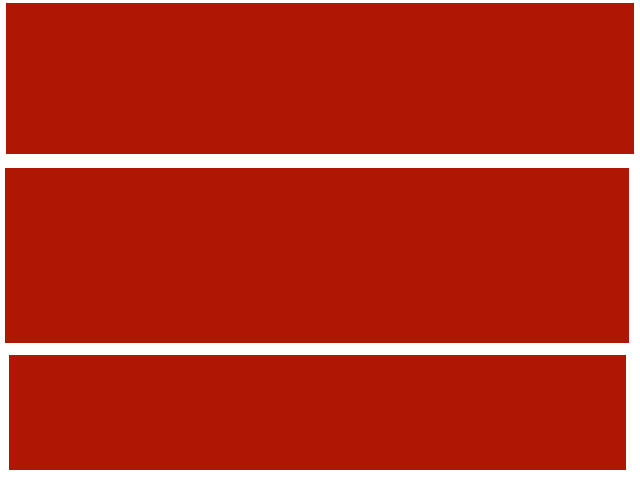
#> input picture Blob/red.png, 640 x 480 px
$ python t.py   (Python 2 division)
#> lines starting #> are read from the running program, lines starting #| are printed output that depends on the picture; after the words box and inside, x2 and y2 are one past the last pixel; in counts of white or black regions, pixels touching at a corner belong together
import numpy as np
import cv2
import time

def getBotColorUsingHSV(img, minPixel, minPixelW):

    thrMinGreen = np.array([32,38,26])
    thrMaxGreen = np.array([76,255,255])
    thrMinRed1 = np.array([0,179,26])
    thrMaxRed1 = np.array([6,255,255])
    thrMinRed2 = np.array([175,179,26])
    thrMaxRed2 = np.array([180,255,255])
    thrMinWhite = np.array([0,0,200])
    thrMaxWhite = np.array([180,255,255])

    yuv = cv2.cvtColor(img, cv2.COLOR_BGR2HSV)

    maskGreen = cv2.inRange(yuv, thrMinGreen, thrMaxGreen)
    maskRed1 = cv2.inRange(yuv, thrMinRed1, thrMaxRed1)
    maskRed2 = cv2.inRange(yuv, thrMinRed2, thrMaxRed2)
    maskWhite = cv2.inRange(yuv, thrMinWhite, thrMaxWhite)

    countGreen = cv2.countNonZero(maskGreen)
    countRed1 = cv2.countNonZero(maskRed1)
    countRed2 = cv2.countNonZero(maskRed2)
    countRed = countRed1 + countRed2
    countWhite = cv2.countNonZero(maskWhite)

    print "Green: " + str(countGreen)
    print "Red: " + str(countRed)
    print "White: " + str(countWhite)

    if countGreen >= minPixel and countRed >= minPixel:
        return "conflict"
    elif countGreen >= minPixel:
        return "green"
    elif countRed >= minPixel:
        return "red"
    elif countWhite >= minPixelW:
        return "white"
    else:
        return "none"

def getGrayscaleImage(img):
    return cv2.cvtColor(img, cv2.COLOR_BGR2GRAY)

def getRedImageUsingHSV(img):
    thrMinRed1 = np.array([0,179,26])
    thrMaxRed1 = np.array([6,255,255])
    thrMinRed2 = np.array([175,179,26])
    thrMaxRed2 = np.array([180,255,255])

    yuv = cv2.cvtColor(img, cv2.COLOR_BGR2HSV)

    maskRed1 = cv2.inRange(yuv, thrMinRed1, thrMaxRed1)
    maskRed2 = cv2.inRange(yuv, thrMinRed2, thrMaxRed2)

    maskRed = maskRed1 + maskRed2
    imgRed = cv2.bitwise_and(img, img, mask = maskRed)

    cv2.imshow('Red', imgRed)
    cv2.waitKey(0)
    cv2.destroyAllWindows()

    return imgRed

def getGreenImageUsingHSV(img):
    thrMinGreen = np.array([32,38,26])
    thrMaxGreen = np.array([76,255,255])

    yuv = cv2.cvtColor(img, cv2.COLOR_BGR2HSV)

    maskGreen = cv2.inRange(yuv, thrMinGreen, thrMaxGreen)
    maskGreen = cv2.erode(maskGreen, None, iterations=2)
    maskGreen = cv2.dilate(maskGreen, None, iterations=2)

    imgGreen = cv2.bitwise_and(img, img, mask = maskGreen)

    cv2.imshow('Green', imgGreen)
    cv2.waitKey(0)
    cv2.destroyAllWindows()

    return imgGreen

# ----- TEST CODE -----

frame = cv2.imread('red.png')
#> frame is the input picture: shape (480, 640, 3); mean B, G, R 30.3, 46.4, 184.3
min_pixel = 25000
min_pixel_w = 25000
color = getBotColorUsingHSV(frame, min_pixel, min_pixel_w)
#> in getBotColorUsingHSV, `yuv = cv2.cvtColor(img, cv2.COLOR_BGR2HSV)`: yuv: shape (480, 640, 3); mean H, S, V 2.7, 222.9, 184.3
#> in getBotColorUsingHSV, `maskGreen = cv2.inRange(yuv, thrMinGreen, thrMaxGreen)`: maskGreen: shape (480, 640); every value is 0
#> in getBotColorUsingHSV, `maskRed1 = cv2.inRange(yuv, thrMinRed1, thrMaxRed1)`:
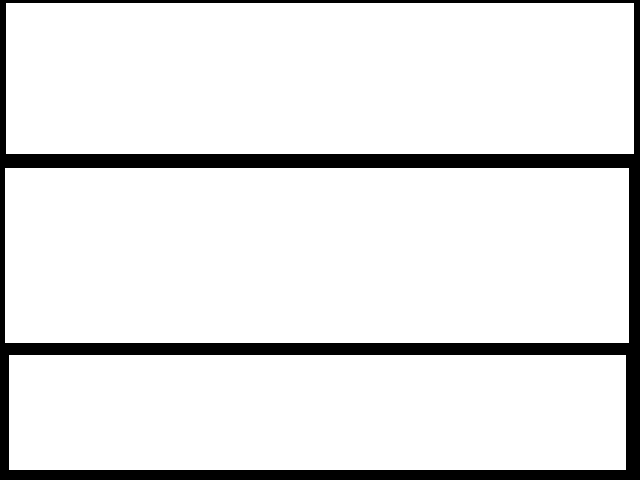
#> maskRed1: shape (480, 640); 89.5% white; 1 black region, box (x1, y1, x2, y2) and area: (0, 0, 640, 480) 32217
#> in getBotColorUsingHSV, `countGreen = cv2.countNonZero(maskGreen)`: countGreen = 0
#> in getBotColorUsingHSV, `countRed1 = cv2.countNonZero(maskRed1)`: countRed1 = 274983
#> in getBotColorUsingHSV, `countRed2 = cv2.countNonZero(maskRed2)`: countRed2 = 0
#> in getBotColorUsingHSV, `countRed = countRed1 + countRed2`: countRed = 274983
#> in getBotColorUsingHSV, `countWhite = cv2.countNonZero(maskWhite)`: countWhite = 32217
#| Green: 0
#| Red: 274983
#| White: 32217
#> color = 'red'
print "\nColor: " + color
#| Color: red

im = cv2.imread("both2.png")
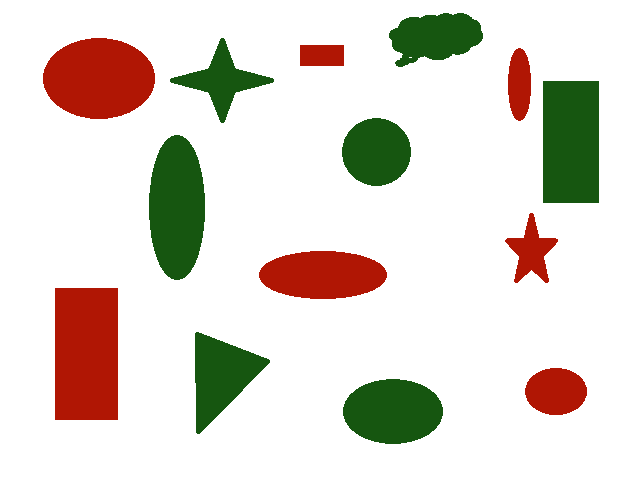
#> input picture Blob/both2.png, 640 x 480 px
#> im is the input picture: shape (480, 640, 3); mean B, G, R 208.3, 217.2, 223.7
detector = cv2.SimpleBlobDetector_create()
im = getGrayscaleImage(getRedImageUsingHSV(im)) + getGrayscaleImage(getGreenImageUsingHSV(im))
#> in getRedImageUsingHSV, `yuv = cv2.cvtColor(img, cv2.COLOR_BGR2HSV)`: yuv: shape (480, 640, 3); mean H, S, V 6.2, 43.3, 230.4
#> in getRedImageUsingHSV, `maskRed1 = cv2.inRange(yuv, thrMinRed1, thrMaxRed1)`:
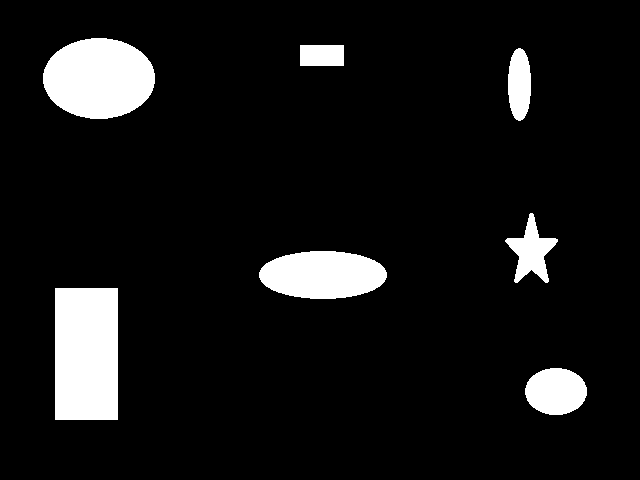
#> maskRed1: shape (480, 640); 8.6% white; 7 white regions, largest, box (x1, y1, x2, y2) and area: (55, 288, 118, 420) 8316, (43, 38, 155, 119) 7113, (259, 251, 387, 299) 4857
#> in getRedImageUsingHSV, `imgRed = cv2.bitwise_and(img, img, mask = maskRed)`:
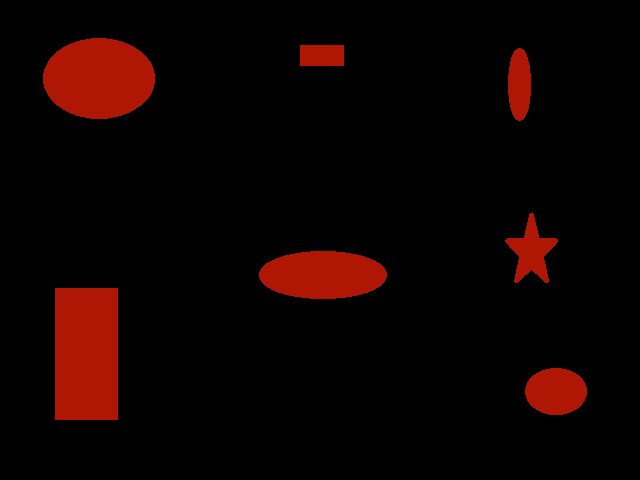
#> imgRed: shape (480, 640, 3); mean B, G, R 0.3, 1.9, 15.2
#> in getGreenImageUsingHSV, `thrMinGreen = np.array([32,38,26])`: thrMinGreen = [32, 38, 26]
#> in getGreenImageUsingHSV, `maskGreen = cv2.inRange(yuv, thrMinGreen, thrMaxGreen)`: maskGreen: shape (480, 640); 10.5% white; 7 white regions, largest, box (x1, y1, x2, y2) and area: (543, 81, 599, 203) 6832, (149, 135, 205, 280) 6416, (343, 379, 443, 444) 5099
#> in getGreenImageUsingHSV, `maskGreen = cv2.erode(maskGreen, None, iterations=2)`:
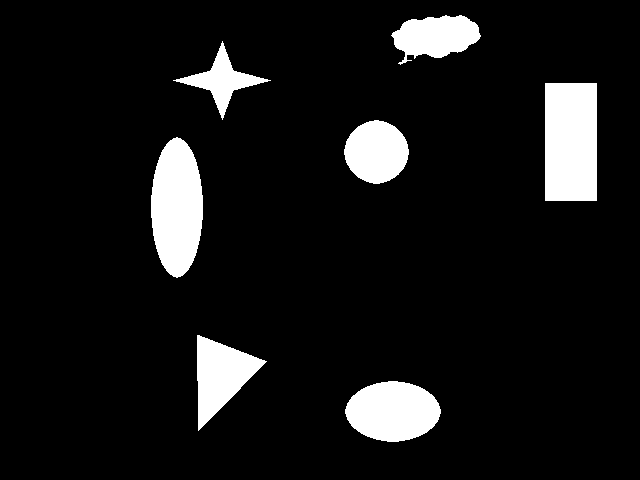
#> maskGreen: shape (480, 640); 9% white; 7 white regions, largest, box (x1, y1, x2, y2) and area: (545, 83, 597, 201) 6136, (151, 137, 203, 278) 5628, (345, 381, 441, 442) 4455
#> in getGreenImageUsingHSV, `imgGreen = cv2.bitwise_and(img, img, mask = maskGreen)`:
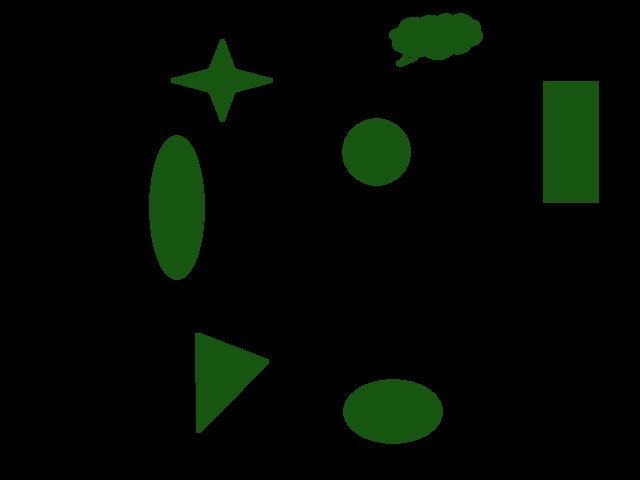
#> imgGreen: shape (480, 640, 3); mean B, G, R 1.7, 9, 2.3
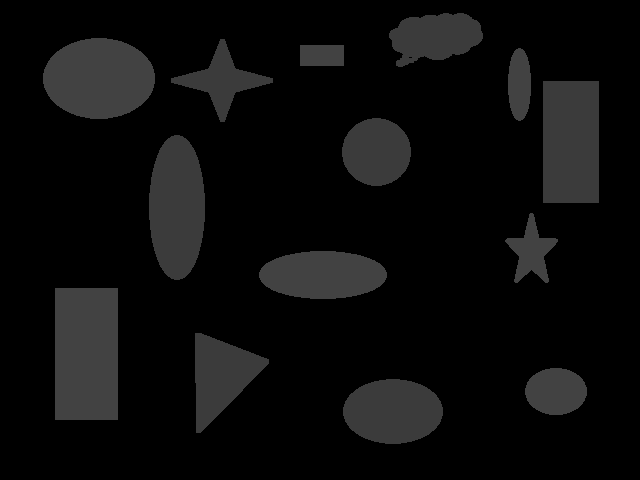
#> im: shape (480, 640); min 0, max 66, mean 11.9
keypoints = detector.detect(im)
#> keypoints = ()
im_with_keypoints = cv2.drawKeypoints(im, keypoints, np.array([]), (0,0,255), cv2.DRAW_MATCHES_FLAGS_DRAW_RICH_KEYPOINTS)
cv2.imshow("Blobs", im_with_keypoints)
cv2.waitKey(0)
